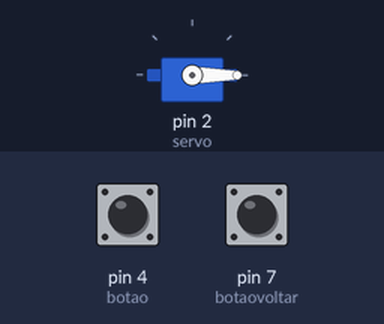
A sketch run on a simulated Arduino Uno, built with avr-gcc and run on an emulated ATmega328P. Parts: servo. The inputs (shaded band) are chosen by the test bench; at power-on: pin 4 (botao) LOW, pin 7 (botaovoltar) LOW.

Above: at 1.2 s.
1.3 s: pin 4 (botao) pulled HIGH for 0.15 s
At 2.5 s:
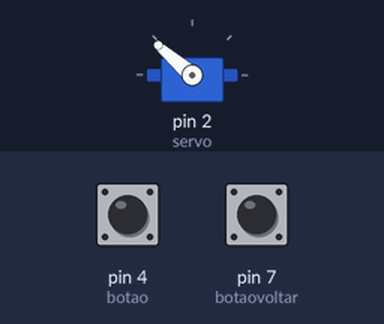
2.9 s: pin 4 (botao) pulled HIGH for 1 s
At 3.4 s:
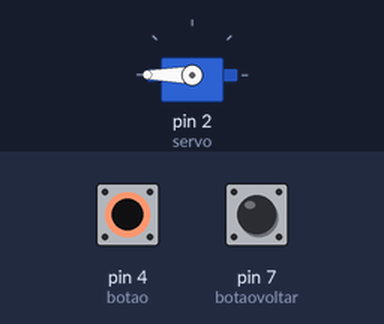
5.4 s: pin 7 (botaovoltar) pulled HIGH for 0.15 s
At 6.7 s:
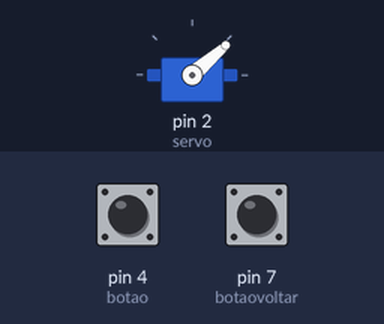
7.0 s: pin 7 (botaovoltar) pulled HIGH for 1 s
At 7.8 s:
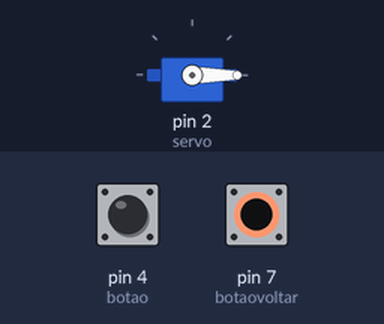
9.5 s: pin 4 (botao) pulled HIGH for 3.2 s
At 10.4 s:
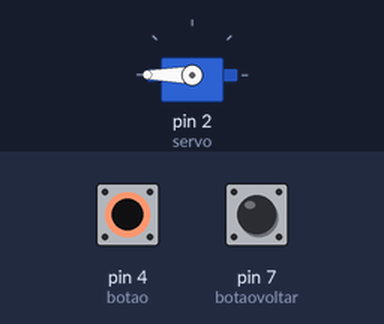
14.2 s: pin 7 (botaovoltar) pulled HIGH for 3.2 s
At 15.2 s:
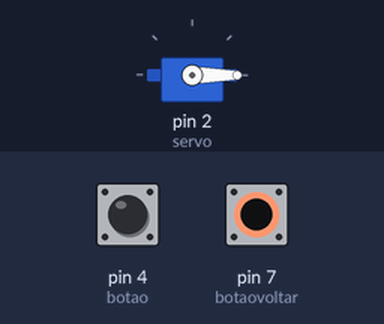
Timing chart, 0 to 17.2 s (numbered marks = the images above; inputs shaded):
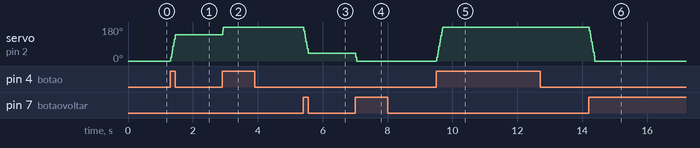

Measured:
- after the input at 1.3 s, servo on pin 2 (servo): 0° → 139° at once
- after the input at 2.9 s, servo on pin 2 (servo): 139° → 180° at once
- after the input at 5.4 s, servo on pin 2 (servo): 180° → 41° at once
- after the input at 7.0 s, servo on pin 2 (servo): 41° → 0° at once
- after the input at 9.5 s, servo on pin 2 (servo): moves from 0° to 180° over 0.19 s, starting at once
- after the input at 14.2 s, servo on pin 2 (servo): moves from 180° to 0° over 0.19 s, starting at once

The sketch:

projeto_robo_servo1__1_.ino
```cpp
#include <Servo.h>
//criando objeto do tipo Servo Motor
/*criando um objeto do tipo Servo motor
para poder usar as funçoes de controle do equipamento (servo motor)*/
int servo = 2;
// variavel para posiçao do motor
int posicao = 0;
Servo objetoservo;
int botao = 4;
int botaovoltar = 7;
void setup()
{
	// a inicializaçao do servo
  objetoservo.attach(servo);
  //servo começa na posiçao 0
  objetoservo.write(0);
  // definir botao como entrada
  pinMode(botao,INPUT);
}

void loop()
{
 // se precionar o botao, gire o servo a 1°
  if(digitalRead(botao) == HIGH && posicao<180){
    posicao++;
    //Mande o moto para a nova posiçao
    objetoservo.write(posicao);
    delay(1);//agurade 1 segundo a proxima leitura
  }
   if(digitalRead(botaovoltar) == HIGH && posicao>0){
    posicao--;
    //Mande o moto para a nova posiçao
    objetoservo.write(posicao);
    delay(1);//agurade 1 segundo a proxima leitura
  }

}
```
